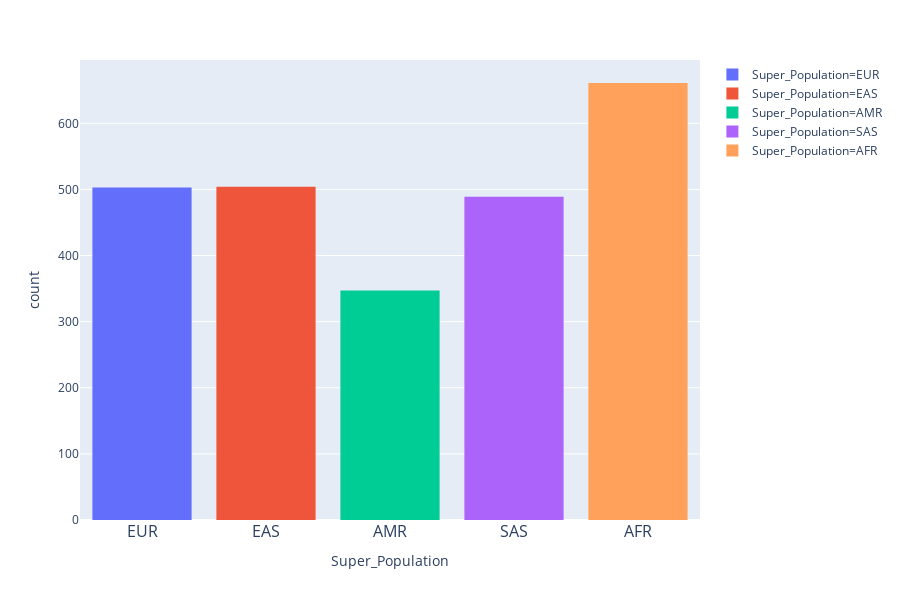

The code cell stored with this chart in its notebook:
### Code cell
fig = px.histogram(df, x='Super_Population',
                    color = "Super_Population")
fig.update_xaxes(tickfont=dict(size=16))

# plotly.offline.plot(fig, filename='sup_pop_dist.html') 
fig.show()

### Figure 1 — Plotly figure (JSON) as saved in the notebook; plotly's stock layout.template omitted (floating-point values rounded to 4 significant figures; data arrays with more than 128 entries replaced by an {"elided": "..."} marker saying what was removed)
{"data": [{"alignmentgroup": "True", "bingroup": "x", "hoverlabel": {"namelength": 0}, "hovertemplate": "Super_Population=%{x}<br>count=%{y}", "legendgroup": "Super_Population=EUR", "marker": {"color": "#636efa"}, "name": "Super_Population=EUR", "offsetgroup": "Super_Population=EUR", "orientation": "v", "showlegend": true, "type": "histogram", "x": {"elided": "503 str values"}, "xaxis": "x", "yaxis": "y"}, {"alignmentgroup": "True", "bingroup": "x", "hoverlabel": {"namelength": 0}, "hovertemplate": "Super_Population=%{x}<br>count=%{y}", "legendgroup": "Super_Population=EAS", "marker": {"color": "#EF553B"}, "name": "Super_Population=EAS", "offsetgroup": "Super_Population=EAS", "orientation": "v", "showlegend": true, "type": "histogram", "x": {"elided": "504 str values"}, "xaxis": "x", "yaxis": "y"}, {"alignmentgroup": "True", "bingroup": "x", "hoverlabel": {"namelength": 0}, "hovertemplate": "Super_Population=%{x}<br>count=%{y}", "legendgroup": "Super_Population=AMR", "marker": {"color": "#00cc96"}, "name": "Super_Population=AMR", "offsetgroup": "Super_Population=AMR", "orientation": "v", "showlegend": true, "type": "histogram", "x": {"elided": "347 str values"}, "xaxis": "x", "yaxis": "y"}, {"alignmentgroup": "True", "bingroup": "x", "hoverlabel": {"namelength": 0}, "hovertemplate": "Super_Population=%{x}<br>count=%{y}", "legendgroup": "Super_Population=SAS", "marker": {"color": "#ab63fa"}, "name": "Super_Population=SAS", "offsetgroup": "Super_Population=SAS", "orientation": "v", "showlegend": true, "type": "histogram", "x": {"elided": "489 str values"}, "xaxis": "x", "yaxis": "y"}, {"alignmentgroup": "True", "bingroup": "x", "hoverlabel": {"namelength": 0}, "hovertemplate": "Super_Population=%{x}<br>count=%{y}", "legendgroup": "Super_Population=AFR", "marker": {"color": "#FFA15A"}, "name": "Super_Population=AFR", "offsetgroup": "Super_Population=AFR", "orientation": "v", "showlegend": true, "type": "histogram", "x": {"elided": "661 str values"}, "xaxis": "x", "yaxis": "y"}], "layout": {"barmode": "relative", "height": 600, "legend": {"tracegroupgap": 0}, "margin": {"t": 60}, "xaxis": {"anchor": "y", "categoryarray": ["EUR", "EAS", "AMR", "SAS", "AFR"], "categoryorder": "array", "domain": [0, 1], "tickfont": {"size": 16}, "title": {"text": "Super_Population"}}, "yaxis": {"anchor": "x", "domain": [0, 1], "title": {"text": "count"}}}}
